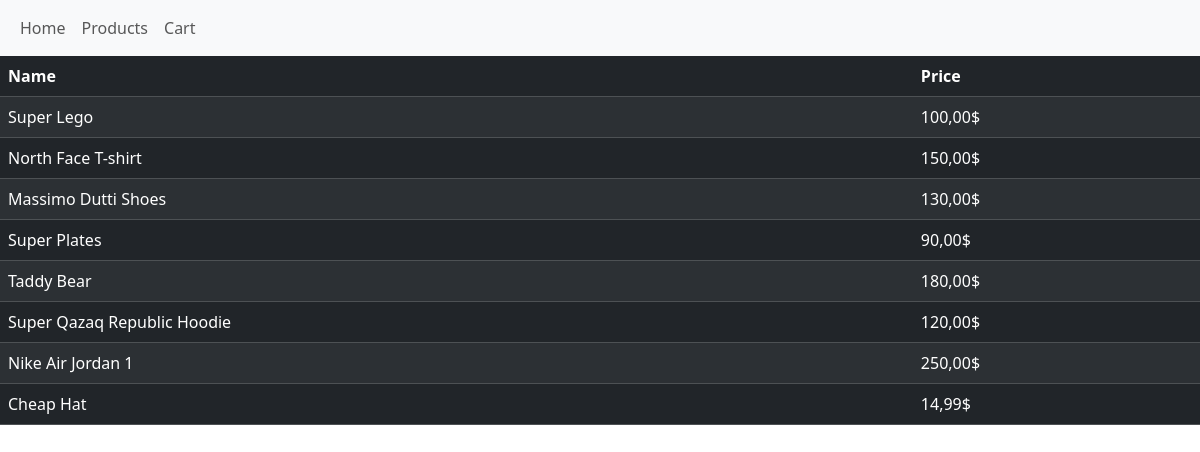
The page / on the database its author committed.
### app/models.py (models this page shows, shortened)
class Product(models.Model):
    category = models.ForeignKey(Category, on_delete=models.CASCADE, related_name='products')
    name = models.CharField(max_length=100, verbose_name="Product Name")
    price = models.DecimalField(max_digits=10, decimal_places=2, validators=[MinValueValidator(0)], verbose_name="Price")
    class Meta:
        verbose_name = "Product"
        verbose_name_plural = "Products"

### app/views.py (the view)
# urls.py: path('', ListProducts.as_view(), name='list_products')
class ListProducts(ListView):
    model = Product
    context_object_name = 'products'
    template_name = 'list_products.html'
    def get_queryset(self):
        products = cache.get('products')
        if products is None:
            products = Product.objects.all()
            cache.set('products', products, 300)
        return products

### templates/list_products.html
{% extends 'base.html' %}
{% block content %}
<table class="table table-dark table-striped">
    <thead>
        <tr>
            <th scope="col">Name</th>
            <th scope="col">Price</th>
        </tr>
    </thead>
    <tbody>
        {% for product in products %}
        <tr>
            <td>{{ product.name }}</td>
            <td>{{ product.price }}$</td>
        </tr>
        {% endfor %}
    </tbody>
</table>
{% endblock %}

### templates/base.html (shortened to what this page needs)
<!DOCTYPE html>
<html lang="en">
<head>
    <link href="https://cdn.jsdelivr.net/npm/bootstrap@5.3.2/dist/css/bootstrap.min.css" rel="stylesheet"
>
</head>
<body>
    <nav class="navbar navbar-expand-sm bg-light">
        <div class="container-fluid">
          <ul class="navbar-nav">
            <li class="nav-item">
              <a class="nav-link" href="#">Home</a>
            </li>
            <li class="nav-item">
              <a class="nav-link" href="#">Products</a>
            </li>
            <li class="nav-item">
              <a class="nav-link" href="#">Cart</a>
            </li>
          </ul>
        </div>
      </nav>
    {% block content %}
    {% endblock %}
</body>
</html>

### rows shown on the page
Product: name "Super Lego", price "100,00"
Product: name "North Face T-shirt", price "150,00"
Product: name "Massimo Dutti Shoes", price "130,00"
Product: name "Super Plates", price "90,00"
Product: name "Taddy Bear", price "180,00"
Product: name "Super Qazaq Republic Hoodie", price "120,00"
Product: name "Nike Air Jordan 1", price "250,00"
Product: name "Cheap Hat", price "14,99"
